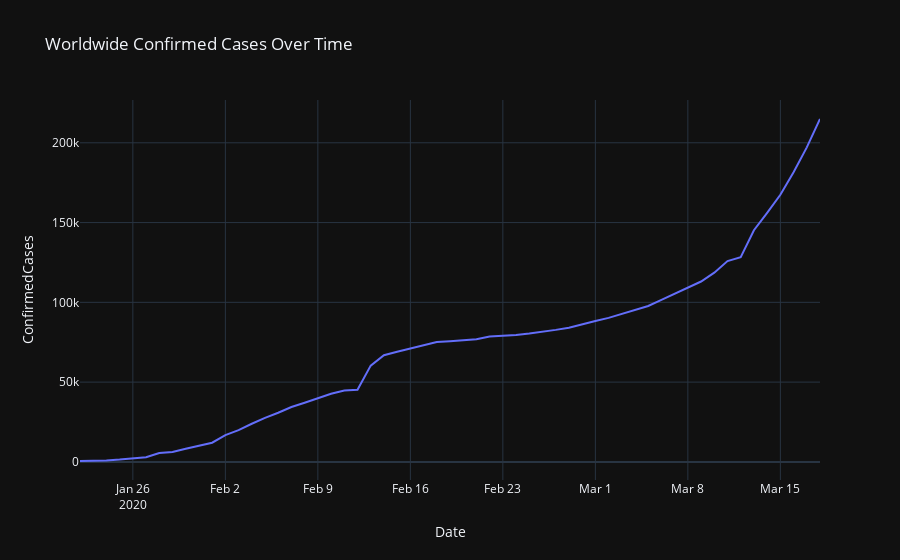
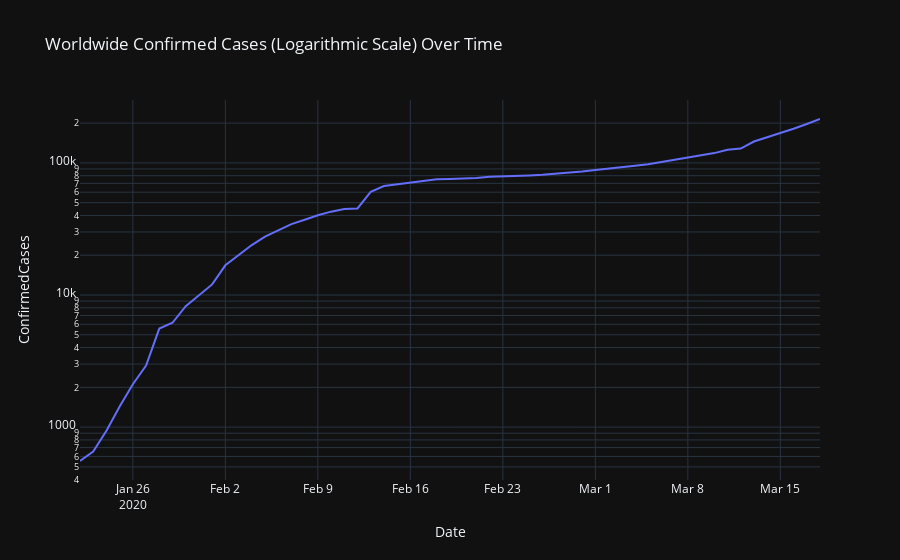

Notebook code cell kept with these figures, in order:
### Code cell
grouped = train_df[['Date', 'ConfirmedCases', 'Fatalities']].groupby('Date').sum().reset_index()

fig = px.line(grouped, x="Date", y="ConfirmedCases", 
              title="Worldwide Confirmed Cases Over Time")
fig.show()

fig = px.line(grouped, x="Date", y="ConfirmedCases", 
              title="Worldwide Confirmed Cases (Logarithmic Scale) Over Time", 
              log_y=True)
fig.show()

### Figure 1 — Plotly figure (JSON) as saved in the notebook; plotly's stock layout.template omitted (floating-point values rounded to 4 significant figures)
{"data": [{"hoverlabel": {"namelength": 0}, "hovertemplate": "Date=%{x}<br>ConfirmedCases=%{y}", "legendgroup": "", "line": {"color": "#636efa", "dash": "solid"}, "mode": "lines", "name": "", "showlegend": false, "type": "scatter", "x": ["2020-01-22", "2020-01-23", "2020-01-24", "2020-01-25", "2020-01-26", "2020-01-27", "2020-01-28", "2020-01-29", "2020-01-30", "2020-01-31", "2020-02-01", "2020-02-02", "2020-02-03", "2020-02-04", "2020-02-05", "2020-02-06", "2020-02-07", "2020-02-08", "2020-02-09", "2020-02-10", "2020-02-11", "2020-02-12", "2020-02-13", "2020-02-14", "2020-02-15", "2020-02-16", "2020-02-17", "2020-02-18", "2020-02-19", "2020-02-20", "2020-02-21", "2020-02-22", "2020-02-23", "2020-02-24", "2020-02-25", "2020-02-26", "2020-02-27", "2020-02-28", "2020-02-29", "2020-03-01", "2020-03-02", "2020-03-03", "2020-03-04", "2020-03-05", "2020-03-06", "2020-03-07", "2020-03-08", "2020-03-09", "2020-03-10", "2020-03-11", "2020-03-12", "2020-03-13", "2020-03-14", "2020-03-15", "2020-03-16", "2020-03-17", "2020-03-18"], "xaxis": "x", "y": [554, 652, 939, 1432, 2113, 2922, 5573, 6161, 8229, 9920, 12030, 16779, 19870, 23881, 27624, 30806, 34380, 37109, 40139, 42751, 44790, 45209, 60355, 66872, 69017, 71211, 73245, 75123, 75626, 76184, 76808, 78564, 78950, 79553, 80398, 81380, 82738, 84104, 85987, 88339, 90253, 92767, 95016, 97710, 101567, 105485, 109343, 113044, 118592, 125865, 128343, 145193, 156097, 167449, 181530, 197145, 214915], "yaxis": "y"}], "layout": {"legend": {"tracegroupgap": 0}, "title": {"text": "Worldwide Confirmed Cases Over Time"}, "xaxis": {"anchor": "y", "domain": [0, 1], "title": {"text": "Date"}}, "yaxis": {"anchor": "x", "domain": [0, 1], "title": {"text": "ConfirmedCases"}}}}

### Figure 2 — Plotly figure (JSON) as saved in the notebook; plotly's stock layout.template omitted (floating-point values rounded to 4 significant figures)
{"data": [{"hoverlabel": {"namelength": 0}, "hovertemplate": "Date=%{x}<br>ConfirmedCases=%{y}", "legendgroup": "", "line": {"color": "#636efa", "dash": "solid"}, "mode": "lines", "name": "", "showlegend": false, "type": "scatter", "x": ["2020-01-22", "2020-01-23", "2020-01-24", "2020-01-25", "2020-01-26", "2020-01-27", "2020-01-28", "2020-01-29", "2020-01-30", "2020-01-31", "2020-02-01", "2020-02-02", "2020-02-03", "2020-02-04", "2020-02-05", "2020-02-06", "2020-02-07", "2020-02-08", "2020-02-09", "2020-02-10", "2020-02-11", "2020-02-12", "2020-02-13", "2020-02-14", "2020-02-15", "2020-02-16", "2020-02-17", "2020-02-18", "2020-02-19", "2020-02-20", "2020-02-21", "2020-02-22", "2020-02-23", "2020-02-24", "2020-02-25", "2020-02-26", "2020-02-27", "2020-02-28", "2020-02-29", "2020-03-01", "2020-03-02", "2020-03-03", "2020-03-04", "2020-03-05", "2020-03-06", "2020-03-07", "2020-03-08", "2020-03-09", "2020-03-10", "2020-03-11", "2020-03-12", "2020-03-13", "2020-03-14", "2020-03-15", "2020-03-16", "2020-03-17", "2020-03-18"], "xaxis": "x", "y": [554, 652, 939, 1432, 2113, 2922, 5573, 6161, 8229, 9920, 12030, 16779, 19870, 23881, 27624, 30806, 34380, 37109, 40139, 42751, 44790, 45209, 60355, 66872, 69017, 71211, 73245, 75123, 75626, 76184, 76808, 78564, 78950, 79553, 80398, 81380, 82738, 84104, 85987, 88339, 90253, 92767, 95016, 97710, 101567, 105485, 109343, 113044, 118592, 125865, 128343, 145193, 156097, 167449, 181530, 197145, 214915], "yaxis": "y"}], "layout": {"legend": {"tracegroupgap": 0}, "title": {"text": "Worldwide Confirmed Cases (Logarithmic Scale) Over Time"}, "xaxis": {"anchor": "y", "domain": [0, 1], "title": {"text": "Date"}}, "yaxis": {"anchor": "x", "domain": [0, 1], "title": {"text": "ConfirmedCases"}, "type": "log"}}}
